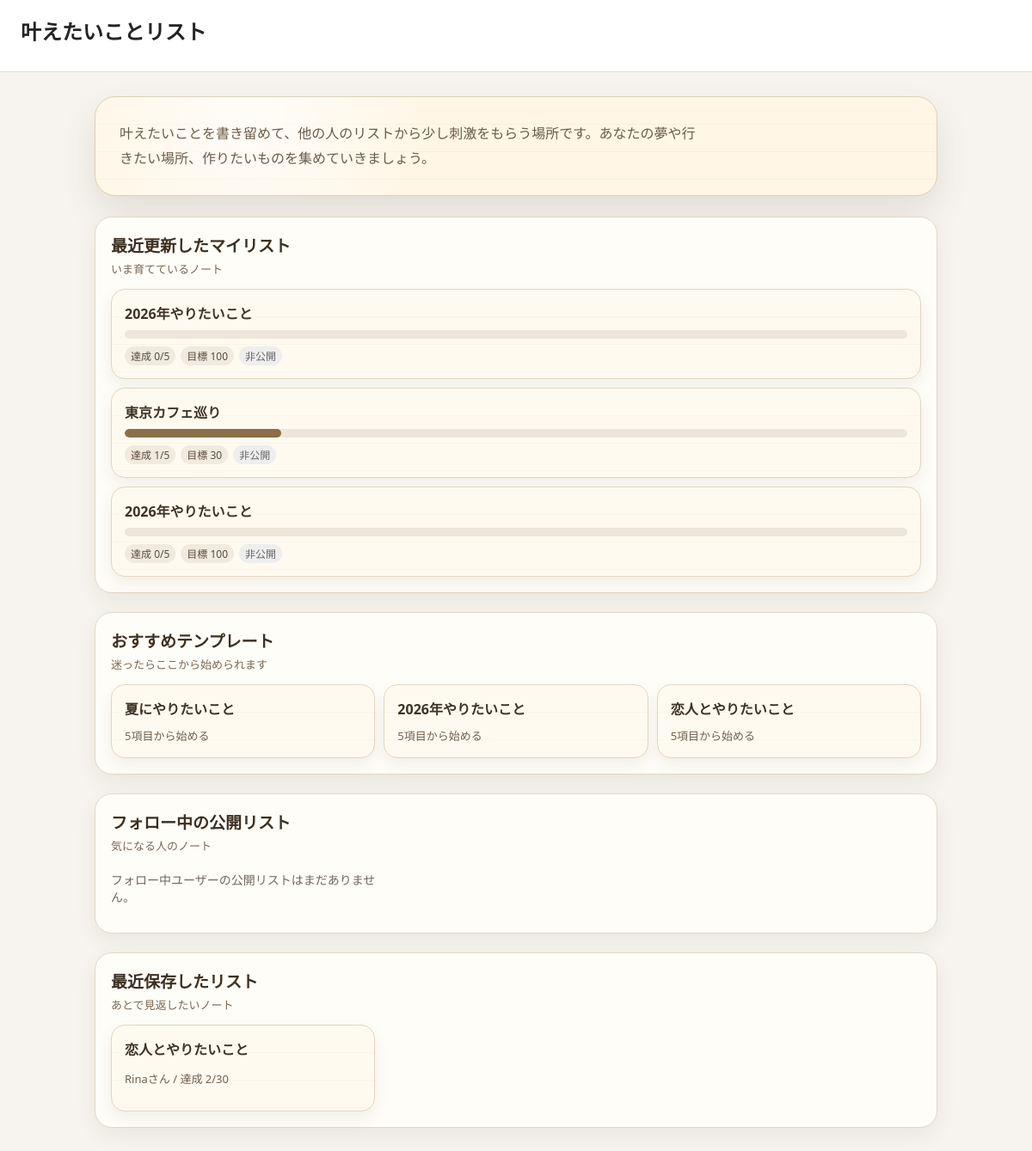
The page / (signed in) on the database its author committed.
### goals/models.py (models this page shows, shortened)
class YearPlan(models.Model):
    TARGET_CHOICES = GoalSetting.TARGET_CHOICES
    user = models.ForeignKey(
        settings.AUTH_USER_MODEL,
        verbose_name="ユーザー",
        on_delete=models.CASCADE,
        related_name="year_plans",
    )
    year = models.PositiveIntegerField("Year")
    list_title = models.CharField("リスト名", max_length=120, blank=True)
    target_count = models.PositiveIntegerField("Target count", choices=TARGET_CHOICES, default=100)
    is_public = models.BooleanField("この年のリストを公開する", default=False)
    updated_at = models.DateTimeField(auto_now=True)
    class Meta:
        ordering = ["-year"]

class Profile(models.Model):
    user = models.OneToOneField(settings.AUTH_USER_MODEL, on_delete=models.CASCADE)
    display_name = models.CharField("表示名", max_length=80, blank=True)
    bio = models.TextField("自己紹介", blank=True)
    icon = models.ImageField("プロフィールアイコン", upload_to="profile_icons/", blank=True, null=True)

### goals/views.py (the view)
# urls.py: path("", views.home, name="home"),
def home(request):
    my_lists = []
    following_groups = []
    saved_groups = []
    if request.user.is_authenticated:
        my_lists = YearPlan.objects.filter(user=request.user).annotate(
            goals_count=Count("goals"),
            goals_done_count=Count("goals", filter=Q(goals__is_done=True)),
        ).order_by("-updated_at", "-pk")[:3]
        for plan in my_lists:
            plan.progress_percent = progress_percent(plan.goals_done_count, plan.goals_count)
        following_ids = Follow.objects.filter(follower=request.user).values_list("following_id", flat=True)
        following_plans = YearPlan.objects.filter(
            user_id__in=following_ids,
            is_public=True,
        ).select_related("user", "user__profile").annotate(
            public_goal_count=Count("goals", filter=Q(goals__item_is_public=True)),
        ).filter(public_goal_count__gt=0).order_by("-updated_at", "-pk")[:3]
        following_groups = build_public_list_groups(following_plans, request.user, request=request)
        saved_plans = YearPlan.objects.filter(
            saved_by__user=request.user,
            is_public=True,
        ).select_related("user", "user__profile").annotate(
            public_goal_count=Count("goals", filter=Q(goals__item_is_public=True)),
            saved_at=Max("saved_by__created_at"),
        ).filter(public_goal_count__gt=0).order_by("-saved_at", "-updated_at")[:3]
        saved_groups = build_public_list_groups(saved_plans, request.user, request=request)
    context = {
        "my_lists": my_lists,
        "following_groups": following_groups,
        "saved_groups": saved_groups,
        "recommended_templates": LIST_TEMPLATES[:3],
    }
    return render(request, "goals/home.html", context)

### goals/views.py (called while the page is built)
def progress_percent(done_count, total_count):
    if total_count <= 0:
        return 0
    return min(round(done_count / total_count * 100), 100)

### goals/templates/goals/home.html (shortened to what this page needs)
{% extends "goals/base.html" %}
{% block content %}
<section class="home-hero">
    <p>叶えたいことを書き留めて、他の人のリストから少し刺激をもらう場所です。あなたの夢や行きたい場所、作りたいものを集めていきましょう。</p>
</section>
{% if user.is_authenticated %}
    <div class="home-stack">
        <section class="home-section">
            <div class="home-section-header">
                <a class="home-section-title-link" href="{% url 'goals:yearly_goal_list' %}">
                    <h3>最近更新したマイリスト</h3>
                    <p>いま育てているノート</p>
                </a>
            </div>
            <div class="home-mini-list">
                {% for plan in my_lists %}
                    <a class="home-list-card" href="{% url 'goals:my_list_detail' plan.pk %}">
                        <h4>{{ plan.list_title|default:"マイリスト" }}</h4>
                        <div class="progress-track">
                            <div class="progress-bar" style="width: {{ plan.progress_percent }}%;"></div>
                        </div>
                        <div class="home-mini-meta">
                            <span class="status-pill">達成 {{ plan.goals_done_count }}/{{ plan.goals_count }}</span>
                            <span class="status-pill">目標 {{ plan.target_count }}</span>
                            <span class="status-pill {% if not plan.is_public %}private{% endif %}">
                                {% if plan.is_public %}公開{% else %}非公開{% endif %}
                            </span>
                        </div>
                    </a>
                {% empty %}
                    <p class="notice">マイリストはまだありません。まずは1冊作ってみましょう。</p>
                {% endfor %}
            </div>
        </section>
        <section class="home-section">
            <div class="home-section-header">
                <a class="home-section-title-link" href="{% url 'goals:template_list' %}">
                    <h3>おすすめテンプレート</h3>
                    <p>迷ったらここから始められます</p>
                </a>
            </div>
            <div class="template-strip">
                {% for template in recommended_templates %}
                    <a class="template-card" href="{% url 'goals:template_detail' template.slug %}">
                        <strong>{{ template.title }}</strong>
                        <span>{{ template.items|length }}項目から始める</span>
                    </a>
                {% endfor %}
            </div>
        </section>
        <section class="home-section">
            <div class="home-section-header">
                <a class="home-section-title-link" href="{% url 'goals:following_list_page' %}">
                    <h3>フォロー中の公開リスト</h3>
                    <p>気になる人のノート</p>
                </a>
            </div>
            <div class="public-mini-grid">
                {% for group in following_groups %}
                    <a class="public-mini-card" href="{% url 'goals:profile_detail' group.user.username %}">
                        <h4>{{ group.list_title }}</h4>
                        <p>{{ group.display_name }}さん / 達成 {{ group.done_count }}/{{ group.target_count }}</p>
                    </a>
                {% empty %}
                    <p class="meta">フォロー中ユーザーの公開リストはまだありません。</p>
                {% endfor %}
            </div>
        </section>
        <section class="home-section">
            <div class="home-section-header">
                <a class="home-section-title-link" href="{% url 'goals:saved_list_page' %}">
                    <h3>最近保存したリスト</h3>
                    <p>あとで見返したいノート</p>
                </a>
            </div>
            <div class="public-mini-grid">
                {% for group in saved_groups %}
                    <a class="public-mini-card" href="{% url 'goals:profile_detail' group.user.username %}">
                        <h4>{{ group.list_title }}</h4>
                        <p>{{ group.display_name }}さん / 達成 {{ group.done_count }}/{{ group.target_count }}</p>
                    </a>
                {% empty %}
                    <p class="meta">保存したリストはまだありません。</p>
                {% endfor %}
            </div>
        </section>
    </div>
{% endif %}
{% endblock %}

### goals/templates/goals/base.html (style rules this page uses)
body { margin: 0; color: #242424; background: #f7f4ef; font-family: system-ui, -apple-system, BlinkMacSystemFont, "Segoe UI", sans-serif; }
.meta { color: #71675c; font-size: 14px; margin-top: 6px; }
.status-pill { display: inline-block; border-radius: 999px; background: #f1eadf; color: #5a4c3d; padding: 2px 7px; font-size: 12px; white-space: nowrap; }
.status-pill.private { background: #eeeeee; color: #666666; }
.progress-track { width: 100%; height: 10px; overflow: hidden; border-radius: 999px; background: #eee6da; }
.progress-bar { height: 100%; border-radius: inherit; background: #8c6f48; }

### goals/templates/goals/home.html (style rules this page uses)
.home-hero { margin-bottom: 24px; padding: 28px; border: 1px solid #dfcfb7; border-radius: 24px; background: radial-gradient(circle at 18% 12%, rgba(255, 255, 255, 0.74), transparent 26%), linear-gradient(transparent 31px, rgba(181, 154, 112, 0.16) 32px), #fff6e6; background-size: auto, 100% 32px, auto; box-shadow: 0 18px 42px rgba(76, 57, 33, 0.12); }
.home-hero p { max-width: 680px; margin: 0; color: #6b5c4a; line-height: 1.8; }
.home-stack { display: grid; gap: 22px; }
.home-section { border: 1px solid #e4d7c4; border-radius: 20px; background: #fffdf8; padding: 18px; box-shadow: 0 10px 24px rgba(76, 57, 33, 0.07); }
.home-section-header { display: flex; align-items: end; justify-content: space-between; gap: 12px; margin-bottom: 14px; }
.home-section-header h3 { margin: 0; color: #3d3021; font-size: 19px; }
.home-section-header p { margin: 4px 0 0; color: #7a6750; font-size: 13px; }
.home-section-title-link { color: inherit; text-decoration: none; }
.home-section-title-link h3, .home-list-card h4, .template-card strong { text-decoration: none; text-underline-offset: 4px; text-decoration-thickness: 1px; }
.home-mini-list { display: grid; gap: 10px; }
.home-list-card, .public-mini-card, .template-card { display: block; border: 1px solid #e4d6c0; border-radius: 16px; background: linear-gradient(transparent 31px, rgba(181, 154, 112, 0.14) 32px), #fffaf0; background-size: 100% 32px; padding: 15px; color: inherit; text-decoration: none; box-shadow: 0 8px 18px rgba(76, 57, 33, 0.07); }
.home-list-card h4, .public-mini-card h4, .template-card strong { display: block; margin: 0 0 8px; color: #3e3326; font-size: 16px; }
.home-mini-meta { display: flex; flex-wrap: wrap; gap: 6px; margin-top: 9px; }
.template-strip, .public-mini-grid { display: grid; grid-template-columns: repeat(3, minmax(0, 1fr)); gap: 10px; }
.public-mini-card p, .template-card span { color: #6f604e; font-size: 13px; }

### rows shown on the page
YearPlan: list_title "2026年やりたいこと", goals_done_count "0", goals_count "5", target_count "100", is_public "非公開"
YearPlan: list_title "東京カフェ巡り", {{ plan.progress_percent }} 20 (drawn), goals_done_count "1", goals_count "5", target_count "30", is_public "非公開"
YearPlan: list_title "2026年やりたいこと", goals_done_count "0", goals_count "5", target_count "100", is_public "非公開"
YearPlan: list_title "恋人とやりたいこと"
Profile: display_name "Rina"

### other values the page prints
{{ template.title }} "夏にやりたいこと" "2026年やりたいこと" "恋人とやりたいこと"
{{ template.items|length }} "5" "5" "5"
{{ group.done_count }} "2"
{{ group.target_count }} "30"
